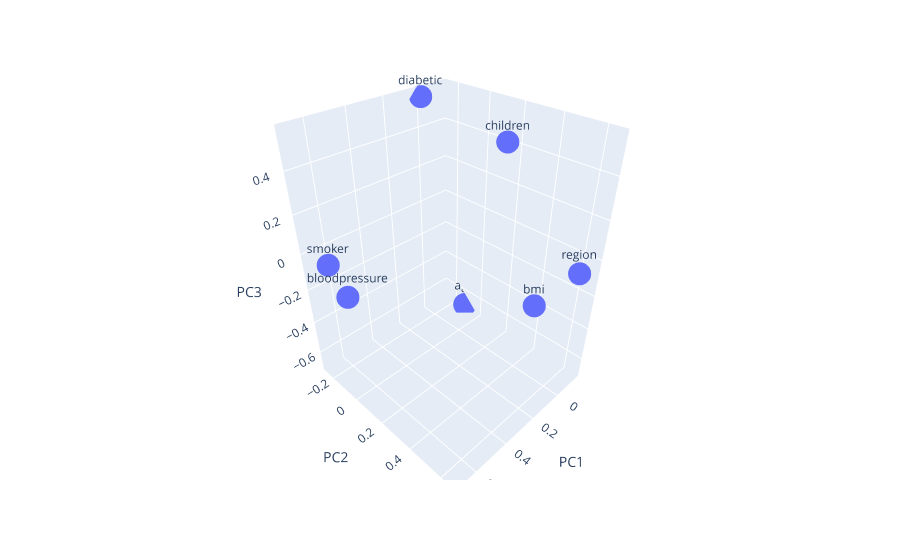

Source (notebook cell):
### Markdown cell above
PCA Loadings Value

### Code cell
loadings = pca.components_.T
df_loadings = pd.DataFrame(loadings, columns = ['PC1', 'PC2', 'PC3'], index = ['age','bmi','bloodpressure','diabetic','children','smoker','region'])

loading_label = df_loadings.index
loads3dfig = px.scatter_3d(df_loadings,x='PC1',y='PC2',z='PC3', text = loading_label)

loads3dfig.show()
df_loadings

### Figure 1 — Plotly figure (JSON) as saved in the notebook; plotly's stock layout.template omitted (floating-point values rounded to 4 significant figures)
{"data": [{"hovertemplate": "PC1=%{x}<br>PC2=%{y}<br>PC3=%{z}<br>index=%{text}<extra></extra>", "legendgroup": "", "marker": {"color": "#636efa", "symbol": "circle"}, "mode": "markers+text", "name": "", "scene": "scene", "showlegend": false, "text": ["age", "bmi", "bloodpressure", "diabetic", "children", "smoker", "region"], "type": "scatter3d", "x": [-0.1579, 0.2245, 0.6981, 0.00539, -0.03364, 0.6581, -0.05499], "y": [-0.1064, 0.6316, 0.01103, -0.2603, 0.2359, -0.1835, 0.6577], "z": [-0.6868, -0.04921, -0.08796, 0.5526, 0.4593, -0.0373, -0.01885]}], "layout": {"legend": {"tracegroupgap": 0}, "margin": {"t": 60}, "scene": {"domain": {"x": [0, 1], "y": [0, 1]}, "xaxis": {"title": {"text": "PC1"}}, "yaxis": {"title": {"text": "PC2"}}, "zaxis": {"title": {"text": "PC3"}}}}}
